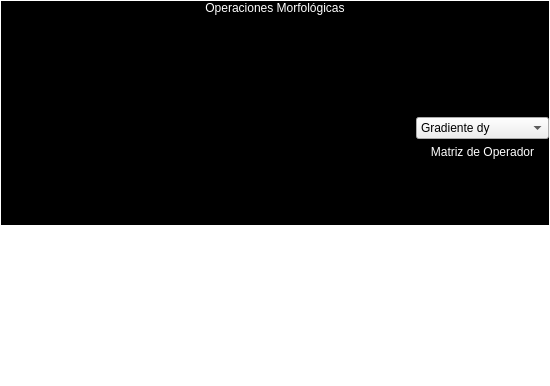
<?xml version="1.0" encoding="UTF-8"?>
<ui version="4.0">
 <class>sim_U4_T6</class>
 <widget class="QWidget" name="sim_U4_T6">
  <property name="geometry">
   <rect>
    <x>0</x>
    <y>0</y>
    <width>550</width>
    <height>386</height>
   </rect>
  </property>
  <property name="windowTitle">
   <string>Sim_U4_T6</string>
  </property>
  <property name="styleSheet">
   <string notr="true">QWidget#sim_U4_T6,
QScrollArea#scrollArea{
background-color:rgba(0,0,0,0);
}</string>
  </property>
  <layout class="QVBoxLayout" name="verticalLayout">
   <property name="leftMargin">
    <number>0</number>
   </property>
   <property name="topMargin">
    <number>0</number>
   </property>
   <property name="rightMargin">
    <number>0</number>
   </property>
   <property name="bottomMargin">
    <number>0</number>
   </property>
   <item>
    <widget class="QScrollArea" name="scrollArea">
     <property name="widgetResizable">
      <bool>true</bool>
     </property>
     <widget class="QWidget" name="scrollAreaWidgetContents">
      <property name="geometry">
       <rect>
        <x>0</x>
        <y>0</y>
        <width>548</width>
        <height>246</height>
       </rect>
      </property>
      <property name="sizePolicy">
       <sizepolicy hsizetype="Preferred" vsizetype="Fixed">
        <horstretch>0</horstretch>
        <verstretch>0</verstretch>
       </sizepolicy>
      </property>
      <property name="styleSheet">
       <string notr="true">QWidget#scrollAreaWidgetContents{
background-color:rgb(0,0,0);
}
QLabel{
color:white;
}
QTableWidget::item {
background-color: black;
color: white;
border: 1px solid rgb(80, 80, 80); 
}
QTableWidget::item:selected {
background-color: rgb(0,51,112);
}
QTableWidget QWidget,
QTableWidget QFrame{
background-color: rgb(173,51,51);
}</string>
      </property>
      <layout class="QVBoxLayout" name="verticalLayout_3">
       <property name="leftMargin">
        <number>0</number>
       </property>
       <property name="topMargin">
        <number>0</number>
       </property>
       <property name="rightMargin">
        <number>0</number>
       </property>
       <property name="bottomMargin">
        <number>0</number>
       </property>
       <item>
        <widget class="QLabel" name="label">
         <property name="text">
          <string>Operaciones Morfológicas</string>
         </property>
         <property name="alignment">
          <set>Qt::AlignCenter</set>
         </property>
        </widget>
       </item>
       <item>
        <widget class="CustomPlotWidget" name="cp_1" native="true">
         <property name="minimumSize">
          <size>
           <width>0</width>
           <height>50</height>
          </size>
         </property>
        </widget>
       </item>
       <item>
        <layout class="QHBoxLayout" name="horizontalLayout" stretch="1,0">
         <item>
          <widget class="CustomPlotWidget" name="cp_2" native="true">
           <property name="minimumSize">
            <size>
             <width>0</width>
             <height>50</height>
            </size>
           </property>
          </widget>
         </item>
         <item>
          <layout class="QVBoxLayout" name="verticalLayout_2" stretch="1,0,0,0,1">
           <item>
            <spacer name="verticalSpacer">
             <property name="orientation">
              <enum>Qt::Vertical</enum>
             </property>
             <property name="sizeHint" stdset="0">
              <size>
               <width>20</width>
               <height>40</height>
              </size>
             </property>
            </spacer>
           </item>
           <item>
            <widget class="QComboBox" name="cb_oper">
             <item>
              <property name="text">
               <string>Gradiente dy</string>
              </property>
             </item>
             <item>
              <property name="text">
               <string>Gradiente dx</string>
              </property>
             </item>
             <item>
              <property name="text">
               <string>Roberts 1</string>
              </property>
             </item>
             <item>
              <property name="text">
               <string>Roberts 2</string>
              </property>
             </item>
             <item>
              <property name="text">
               <string>Segunda Derivada</string>
              </property>
             </item>
             <item>
              <property name="text">
               <string>Laplaciana</string>
              </property>
             </item>
             <item>
              <property name="text">
               <string>Prewitt Horizontal</string>
              </property>
             </item>
             <item>
              <property name="text">
               <string>Prewitt Vertical</string>
              </property>
             </item>
             <item>
              <property name="text">
               <string>Diagonal 1</string>
              </property>
             </item>
             <item>
              <property name="text">
               <string>Diagonal 2</string>
              </property>
             </item>
             <item>
              <property name="text">
               <string>Sobel 1</string>
              </property>
             </item>
             <item>
              <property name="text">
               <string>Sobel 2</string>
              </property>
             </item>
            </widget>
           </item>
           <item>
            <widget class="QLabel" name="label_2">
             <property name="text">
              <string>Matriz de Operador</string>
             </property>
             <property name="alignment">
              <set>Qt::AlignCenter</set>
             </property>
            </widget>
           </item>
           <item>
            <layout class="QHBoxLayout" name="horizontalLayout_2" stretch="1,0,1">
             <item>
              <spacer name="horizontalSpacer">
               <property name="orientation">
                <enum>Qt::Horizontal</enum>
               </property>
               <property name="sizeHint" stdset="0">
                <size>
                 <width>2</width>
                 <height>20</height>
                </size>
               </property>
              </spacer>
             </item>
             <item>
              <widget class="CustomTable" name="ct_oper" native="true">
               <property name="minimumSize">
                <size>
                 <width>20</width>
                 <height>10</height>
                </size>
               </property>
              </widget>
             </item>
             <item>
              <spacer name="horizontalSpacer_2">
               <property name="orientation">
                <enum>Qt::Horizontal</enum>
               </property>
               <property name="sizeHint" stdset="0">
                <size>
                 <width>2</width>
                 <height>20</height>
                </size>
               </property>
              </spacer>
             </item>
            </layout>
           </item>
           <item>
            <spacer name="verticalSpacer_2">
             <property name="orientation">
              <enum>Qt::Vertical</enum>
             </property>
             <property name="sizeHint" stdset="0">
              <size>
               <width>20</width>
               <height>40</height>
              </size>
             </property>
            </spacer>
           </item>
          </layout>
         </item>
        </layout>
       </item>
      </layout>
     </widget>
    </widget>
   </item>
  </layout>
 </widget>
 <customwidgets>
  <customwidget>
   <class>CustomPlotWidget</class>
   <extends>QWidget</extends>
   <header>clases.PlotWidget</header>
   <container>1</container>
  </customwidget>
  <customwidget>
   <class>CustomTable</class>
   <extends>QWidget</extends>
   <header>clases.CustomTable</header>
   <container>1</container>
  </customwidget>
 </customwidgets>
 <resources/>
 <connections/>
</ui>
